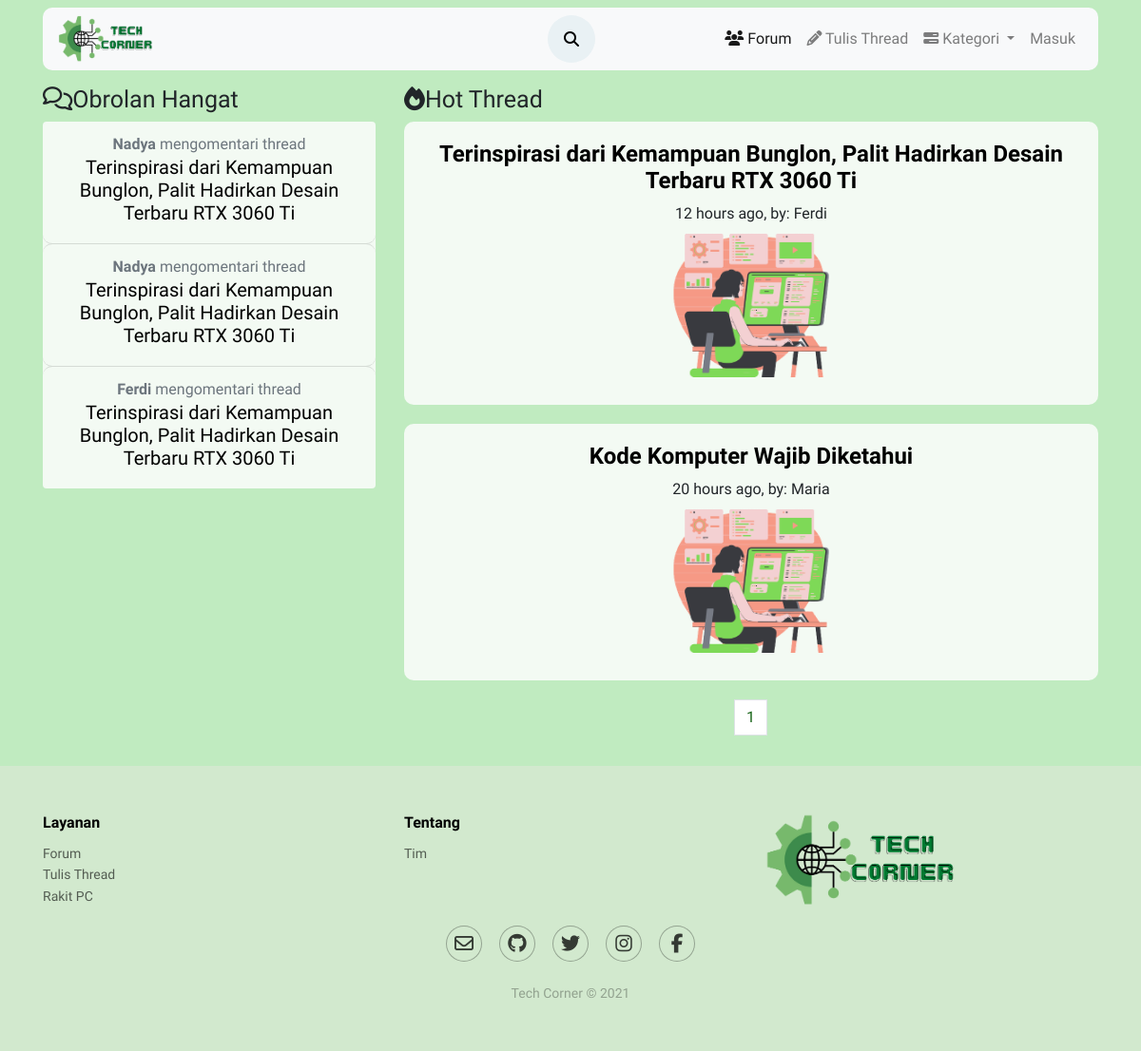
Page /forum/kategori/komputer.php on the committed database.
### tables this page shows
CREATE TABLE `komentar` (
  `id` int(11) NOT NULL,
  `konten` text NOT NULL,
  `id_user` int(11) NOT NULL,
  `thread_id` int(11) NOT NULL,
  `parent` int(11) NOT NULL DEFAULT 0,
  `created_at` timestamp NOT NULL DEFAULT current_timestamp(),
  `diubah` varchar(20) DEFAULT NULL
);

CREATE TABLE `users` (
  `id_user` int(11) NOT NULL,
  `username` varchar(50) NOT NULL,
  `email` varchar(100) NOT NULL,
  `password` varchar(100) NOT NULL,
  `name` varchar(100) NOT NULL,
  `foto` varchar(50) NOT NULL,
  `level` varchar(20) NOT NULL,
  `vkey` varchar(200) NOT NULL,
  `verified` enum('0','1') NOT NULL DEFAULT '0' COMMENT '0 = not verified\r\n1 = verified\r\n',
  `created_at` timestamp(6) NOT NULL DEFAULT current_timestamp(6)
);

CREATE TABLE `posting` (
  `id_thread` int(50) NOT NULL,
  `user_id` int(50) NOT NULL,
  `judul` varchar(200) NOT NULL,
  `konten` text NOT NULL,
  `kategori` varchar(50) NOT NULL,
  `thumb` varchar(50) NOT NULL,
  `tanggal_posting` timestamp NOT NULL DEFAULT current_timestamp(),
  `diubah` varchar(20) DEFAULT NULL
);

### forum/funct/function.php (called while the page is built, shortened)
<?php
function query($query)
{
    global $conn;
    $result=mysqli_query($conn,$query);
    $rows=[];
    while($row= mysqli_fetch_assoc($result))
    {
        $rows[]=$row;
    }
    return $rows;
}
function users($id_user)
{
     $query="SELECT * FROM users WHERE
        id_user ='$id_user';";
     return query($query);
}
function times( $time )
{
    $time_difference = time() - $time;
    $condition = array( 12 * 30 * 24 * 60 * 60 =>  'year',
                30 * 24 * 60 * 60       =>  'month',
                24 * 60 * 60            =>  'day',
                60 * 60                 =>  'hour',
                60                      =>  'minute',
                1                       =>  'second'
    );
    foreach( $condition as $secs => $str )
    {
        $d = $time_difference / $secs;
        if( $d >= 1 )
        {
            $t = round( $d );
            return  $t . ' ' . $str . ( $t > 1 ? 's' : '' ) . ' ago';
        }
    }
}
?>

### forum/kategori/komputer.php (the view, shortened to what this page needs)
<?php include('layout/header.php'); ?>
<?php include('../funct/function.php'); ?>
<?php
$jumlah_data_perhalaman = 2;
$jumlahData = count(query("SELECT * FROM posting WHERE kategori ='Komputer & PC'"));
$jumlahpage = ceil($jumlahData / $jumlah_data_perhalaman);
$activepage = (isset($_GET['halaman'])) ? $_GET['halaman'] : 1;
$awal = ($jumlah_data_perhalaman * $activepage) - $jumlah_data_perhalaman;
$list = mysqli_query($conn, "SELECT * FROM posting WHERE kategori='Komputer & PC' ORDER BY tanggal_posting DESC LIMIT $awal,$jumlah_data_perhalaman");
$row = mysqli_fetch_assoc($list);
?>
<div class="container mb-3 mt-3 align-self-center">
    <div class="card-fitur text-center">
        <div class="row">
            <?php
                $komentar_query = "SELECT * FROM komentar WHERE thread_id = ".$row['id_thread']." ORDER BY created_at DESC LIMIT 3 ";
                $komentar_result = mysqli_query($conn, $komentar_query);
            ?>
            <div class="col-6 col-md-4 mb-3 pull-left">
                <h2><i class="fa fa-comments-o" aria-hidden="true"></i>Obrolan Hangat</h2>
                <div class="card">
                    <ul class="list-group list-group-flush">
                        <?php foreach($komentar_result as $komen) : ?>
                            <?php
                                $user_query = "SELECT * FROM users WHERE id_user = ".$komen['id_user']." LIMIT 1;";
                                $user_result = mysqli_query($conn, $user_query);
                                $user =  mysqli_fetch_assoc($user_result);
                                $thread_query = "SELECT * FROM posting WHERE id_thread = ".$komen['thread_id']."     LIMIT 1;";
                                $thread_result = mysqli_query($conn, $thread_query);
                                $thread =  mysqli_fetch_assoc($thread_result);
                            ?>
                        <?php if(isset($thread['judul'])) : ?>
                        <li class="list-group-item">
                            <span class="text-muted"><b><?= $user['username']; ?></b> mengomentari thread</span>
                            <div class="forum">
                                <a href="../view.php?thread=<?= $komen['thread_id']; ?>"><h5><?= $thread['judul']; ?></h5></a>
                            </div>
                        </li>
                        <?php endif; ?>
                        <?php endforeach ?>
                    </ul>
                </div>
            </div>
            <div class="col-md-8">
                <h2><i class="fa fa-fire" aria-hidden="true"></i>Hot Thread</h2>
                <?php foreach ($list as $data) : ?>
                    <?php foreach ($res = users($data['user_id']) as $user) : ?>
                        <div class="widget">
                            <div class="card media d-flex justify-content-center align-items-center">
                                <div class="card-body d-flex justify-content-center align-items-center">
                                    <div class="media-body">
                                        <h4 class="media-heading">
                                            <a href="../view.php?thread=<?= $data['id_thread'] ?>" target="_self"><b><?= $data['judul'] ?></b></a>
                                        </h4><span class="media-date"><a><?= times(strtotime($data['tanggal_posting'])) ?></a>, by: <a><?= $user['username'] ?></a></span>
                                        <br><a href="../view.php?thread=<?= $data['id_thread'] ?>"><img class="media-object" src="../assets/img/pict1.png" width="300px" alt=""></a>
                                    </div>
                                </div>
                            </div>
                        </div>
                    <?php endforeach; ?>
                <?php endforeach; ?>
                <nav aria-label="Page navigation example">
                    <ul class="pagination justify-content-center">
                        <?php for ($i = 1; $i <= $jumlahpage; $i++) : ?>
                            <?php if ($i === $activepage) : ?>
                                <li class="page-item  "><a class="page-link" href="komputer.php?halaman=<?= $i ?>"><?= $i ?></a></li>
                            <?php else : ?>
                                <li class="page-item "><a class="page-link" href="komputer.php?halaman=<?= $i ?>"><?= $i ?></a></li>
                            <?php endif; ?>
                        <?php endfor; ?>
                    </ul>
                </nav>
            </div>
        </div>
    </div>
</div>
<?php include("layout/footer.php"); ?>

### forum/assets/css/style.css (style rules this page uses)
.body { background-color: #c0ebc0; font-size: 16px; font-family: 'Source Sans Pro', sans-serif; }
.card-fitur .card { border: none; text-align: center; background-color: #f3faf3; border-radius: 10px; max-height: 350px; float: none; }
.card .list-group-item { text-align: center; background-color: #f3faf3; border-radius: 10px; }
.card .list-group-item a { color: black; }
h2 { text-align: left; font-family: 'Readex Pro', sans-serif; font-size: 25px; }
.media-heading a { color: black; font-family: 'Yeseva One', cursive; }
.media-date a { color: rgb(23, 100, 23); }
.widget { position: relative; display: block; margin-bottom: 20px; }
.widget .media { margin-top: 0; margin-bottom: 0; }
.page-item a { color: rgb(23, 100, 23); }

### rows in the picture
komentar: id_user.username "Nadya", posting.judul "Terinspirasi dari Kemampuan Bunglon, Palit Hadirkan Desain Terbaru RTX 3060 Ti"
komentar: id_user.username "Nadya", posting.judul "Terinspirasi dari Kemampuan Bunglon, Palit Hadirkan Desain Terbaru RTX 3060 Ti"
komentar: id_user.username "Ferdi", posting.judul "Terinspirasi dari Kemampuan Bunglon, Palit Hadirkan Desain Terbaru RTX 3060 Ti"
posting: judul "Terinspirasi dari Kemampuan Bunglon, Palit Hadirkan Desain Terbaru RTX 3060 Ti", tanggal_posting "12 hours ago"
users: username "Ferdi"
posting: judul "Kode Komputer Wajib Diketahui", tanggal_posting "20 hours ago"
users: username "Maria"
